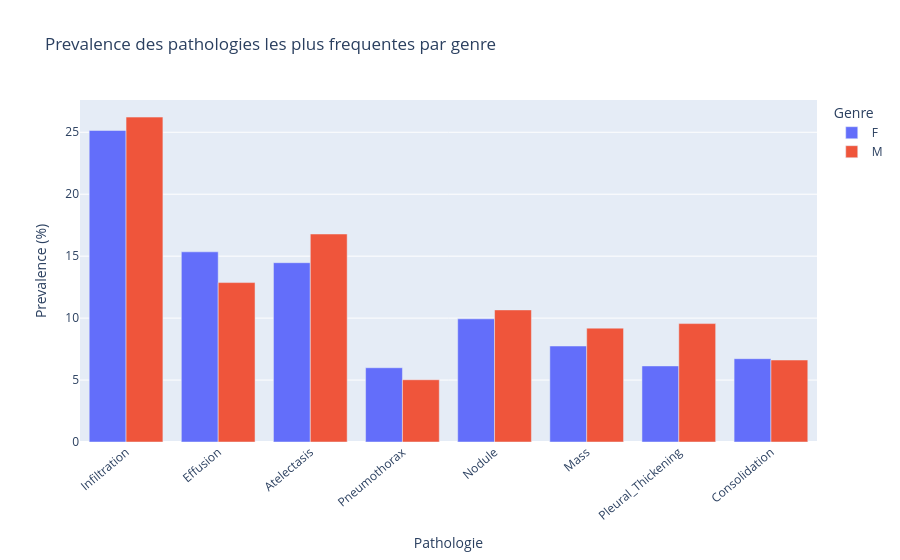

Notebook code for this chart:
### Code cell
# Prevalence des pathologies les plus frequentes par genre
all_labels = df_img['Finding Labels'].str.split('|').explode()
top_diseases = all_labels[all_labels != 'No Finding'].value_counts().head(8).index.tolist()

prevalence_rows = []
for disease in top_diseases:
    patient_flag = (
        df_img.assign(flag=df_img['Finding Labels'].str.contains(disease, regex=False))
        .groupby('Patient ID')
        .agg({'flag': 'max', 'Patient Gender': 'first'})
        .reset_index()
    )
    for gender in ['F', 'M']:
        rate = patient_flag.loc[patient_flag['Patient Gender'] == gender, 'flag'].mean() * 100
        prevalence_rows.append({'Pathologie': disease, 'Genre': gender, 'Prevalence (%)': rate})

df_prev = pd.DataFrame(prevalence_rows)
fig = px.bar(
    df_prev, x='Pathologie', y='Prevalence (%)', color='Genre', barmode='group',
    title='Prevalence des pathologies les plus frequentes par genre',
)
fig.update_layout(xaxis_tickangle=-40)
fig.show()

### Figure 1 — Plotly figure (JSON) as saved in the notebook; plotly's stock layout.template omitted (floating-point values rounded to 4 significant figures)
{"data": [{"alignmentgroup": "True", "hovertemplate": "Genre=F<br>Pathologie=%{x}<br>Prevalence (%)=%{y}<extra></extra>", "legendgroup": "F", "marker": {"color": "#636efa", "pattern": {"shape": ""}}, "name": "F", "offsetgroup": "F", "orientation": "v", "showlegend": true, "textposition": "auto", "type": "bar", "x": ["Infiltration", "Effusion", "Atelectasis", "Pneumothorax", "Nodule", "Mass", "Pleural_Thickening", "Consolidation"], "xaxis": "x", "y": [25.15, 15.35, 14.47, 5.994, 9.942, 7.749, 6.14, 6.725], "yaxis": "y"}, {"alignmentgroup": "True", "hovertemplate": "Genre=M<br>Pathologie=%{x}<br>Prevalence (%)=%{y}<extra></extra>", "legendgroup": "M", "marker": {"color": "#EF553B", "pattern": {"shape": ""}}, "name": "M", "offsetgroup": "M", "orientation": "v", "showlegend": true, "textposition": "auto", "type": "bar", "x": ["Infiltration", "Effusion", "Atelectasis", "Pneumothorax", "Nodule", "Mass", "Pleural_Thickening", "Consolidation"], "xaxis": "x", "y": [26.23, 12.87, 16.79, 5.025, 10.66, 9.191, 9.559, 6.618], "yaxis": "y"}], "layout": {"barmode": "group", "legend": {"title": {"text": "Genre"}, "tracegroupgap": 0}, "title": {"text": "Prevalence des pathologies les plus frequentes par genre"}, "xaxis": {"anchor": "y", "domain": [0, 1], "tickangle": -40, "title": {"text": "Pathologie"}}, "yaxis": {"anchor": "x", "domain": [0, 1], "title": {"text": "Prevalence (%)"}}}}
